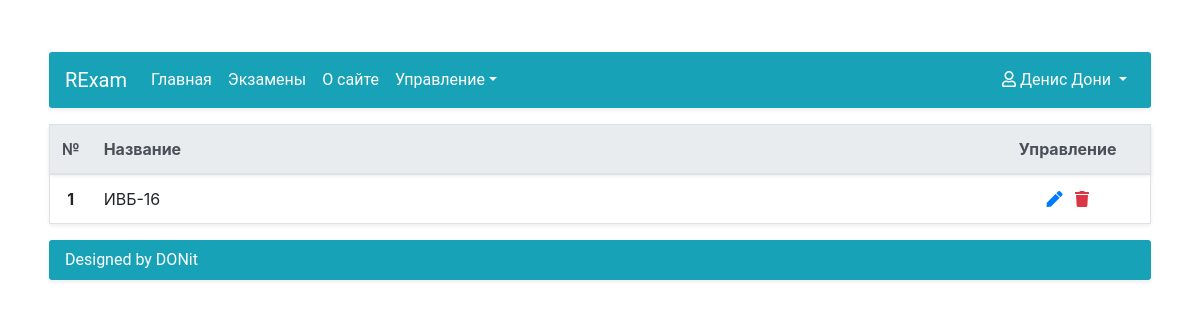
The app's page /account/study_group_list/ (signed in), older data.
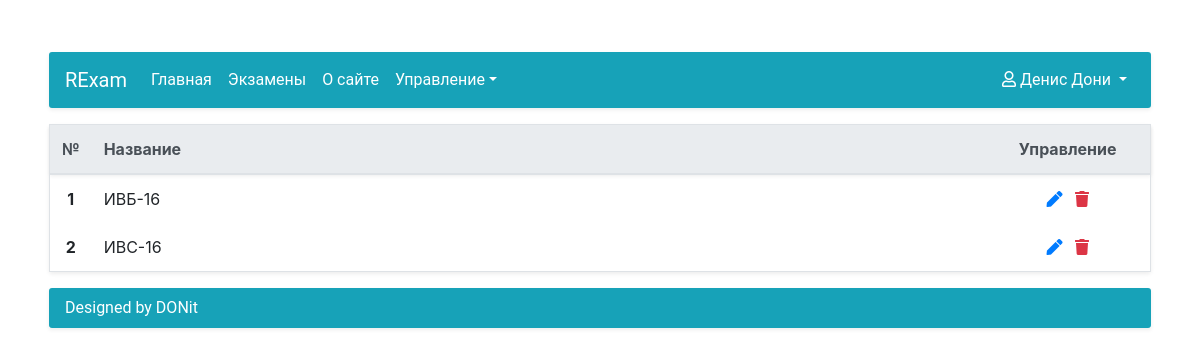
The same page, newer data.
### Accounts/models.py (models this page shows, shortened)
class StudyGroup(models.Model):
    group_name = models.CharField(max_length=10, blank=False, null=False, verbose_name=u'Имя группы')
    def get_update_url(self):
        return reverse('StudyGroupUpdate', kwargs={'pk': self.id})
    def get_delete_url(self):
        return reverse('StudyGroupDelete', kwargs={'pk': self.id})
    class Meta:
        verbose_name = u'Учебная группа'
        verbose_name_plural = u'Учебные группы'

### Accounts/views.py (the view)
# urls.py: path('study_group_list/', StudyGroupList.as_view(), name='StudyGroupList'),
class StudyGroupList(PermissionRequiredMixin, ListView):
    model = StudyGroup
    permission_required = 'Accounts.view_studygroup'
    template_name = 'Accounts/StudyGroupPage.html'

### Accounts/templates/Accounts/StudyGroupPage.html (shortened to what this page needs)
{% extends 'RExam/BaseContent.html' %}
{% load static %}
{% block head_end %}
    <link rel="stylesheet" href="{% static 'Exams/style.css' %}"/>
{% endblock head_end %}
{% block content %}
    <div class="m-1">
        {% include 'Accounts/StudyGroupList.html' with groups_list=object_list %}
    </div>
{% endblock content %}

### Accounts/templates/Accounts/StudyGroupList.html
{% extends 'RExam/ListTable.html' %}
{% block table_header %}
    <th style="width: 3%; text-align: center" scope="col">№</th>
    <th scope="col">Название</th>
    {% if perms.Accounts %}
        <th style="width: 15%;text-align: center" scope="col">Управление</th>
    {% endif %}
{% endblock table_header %}
{% block table_body %}
    {% for group in groups_list %}
        <tr>
            <th scope="row" class="text-center">{{ forloop.counter }}</th>
            <td>{{ group.group_name }}</td>
            {% if perms.Accounts %}
                <td class="text-center">
                    {% if perms.Accounts.change_studygroup %}
                        <a href="{{ group.get_update_url }}" class="text-primary mr-2">
                            <i class="fas fa-pen"></i>
                        </a>
                    {% endif %}
                    {% if perms.Accounts.delete_studygroup %}
                        <a class="text-danger" href="{{ group.get_delete_url }}"><i
                                class="fa fa-trash" aria-hidden="true"></i></a>
                    {% endif %}
                </td>
            {% endif %}
        </tr>
    {% empty %}
        <tr>
            <th scope="row" class="text-center">1</th>
            <td><p class="pl-3">Экзамены отсутствуют...</p></td>
        </tr>
    {% endfor %}
{% endblock table_body %}

Row changes from the older to the newer data that the page shows:
added StudyGroup: group_name "ИВС-16"
